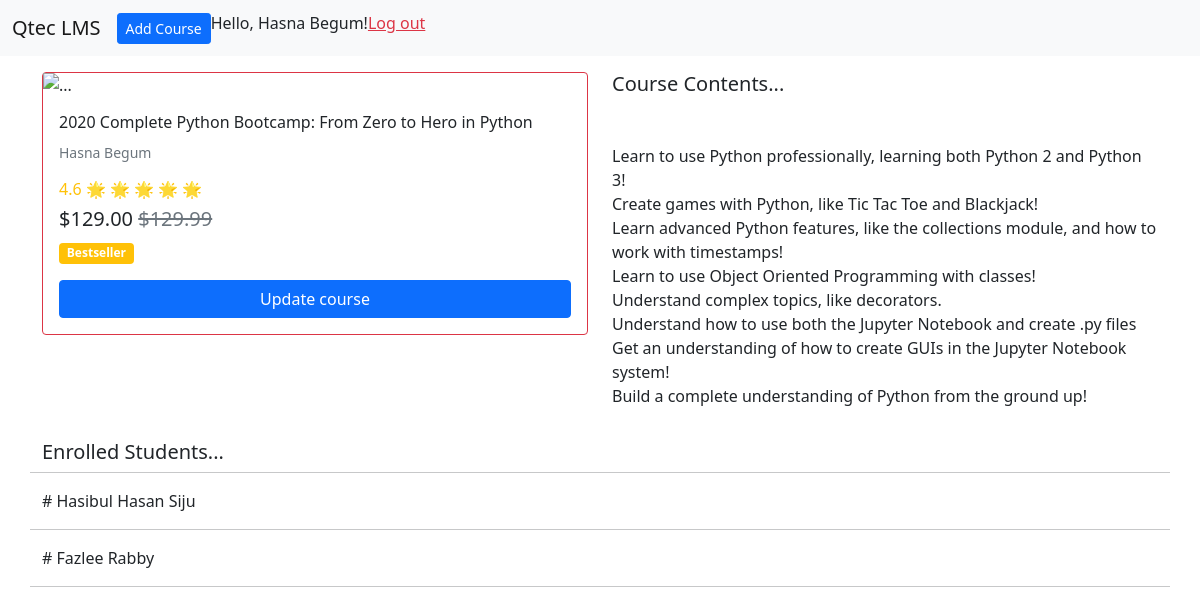
The app's page /course/1 (signed in) with its own data.
### core/models.py (models this page shows, shortened)
class Teacher(models.Model):
    user = models.OneToOneField(User, null=True, on_delete=models.CASCADE)
    name = models.CharField(max_length=200)
    def __str__(self):
        return self.name

class Course(models.Model):
    title = models.CharField(max_length=200)
    cost = models.DecimalField(max_digits=5, decimal_places=2)
    contents = models.TextField(max_length=1000, blank=True)
    students = models.ManyToManyField(
        Student, blank=True, through='Enrollment')
    teacher = models.ForeignKey(Teacher, null=True, on_delete=models.CASCADE)

class Student(models.Model):
    user = models.OneToOneField(User, null=True, on_delete=models.CASCADE)
    name = models.CharField(max_length=200)

### core/views.py (the view)
# urls.py: path('course/<str:pk>', views.course_detail),
def course_detail(request, pk):
    course = Course.objects.get(id=pk)
    students = course.students.all()
    print(request.user)
    try:
        if request.user.student:
            not_student = False
            hasib = Student.objects.get(pk=request.user.student.id)
            try:
                if hasib.course_set.get(id=pk):
                    enrolled = True
                else:
                    enrolled = False
            except Course.DoesNotExist:
                enrolled = False
    except AttributeError:
        enrolled = False
        not_student = True
    context = {'course': course, 'students': students,
               'not_student': not_student, 'enrolled': enrolled}
    return render(request, 'core/course_detail.html', context)

### core/templates/core/course_detail.html (shortened to what this page needs)
{% extends 'core/base.html' %} {% block content %}
<div class="row">
  <div class="col">
    <div class="card border-danger">
      <img
        src="https://img-b.udemycdn.com/course/240x135/567828_67d0.jpg?secure=QJrwzi_5KvxLoqUXNJdCKQ%3D%3D%2C1604217487"
        alt="..."
        width="300px"
      />
      <div class="card-body">
        <h6 class="card-title">{{course.title}}</h6>
        <p class="text-secondary"><small>{{course.teacher}}</small></p>
        <h6 class="text-warning">4.6 🌟 🌟 🌟 🌟 🌟</h6>
        <h5>
          ${{course.cost}}
          <span class="text-secondary"><del>$129.99</del></span>
        </h5>
        <span class="badge bg-warning mb-3">Bestseller</span><br />
        {% if not_student %} {%if request.user.groups.exists %}
        {%ifequal course.teacher.id request.user.teacher.id %}
        <a
          href="/update-course/{{course.id}}"
          style="width: 100%"
          class="btn btn-primary"
          >Update course</a
        >
        {%endifequal%}{%endif%} {% endif %}
      </div>
    </div>
  </div>
  <div class="col">
    <h5 class="mb-5">Course Contents...</h5>
    <p>{{course.contents|linebreaks}}</p>
  </div>
</div>
<div class="row mt-3">
  <h5>Enrolled Students...</h5>
  <hr />
  {% for student in students %}
  <p># {{student.name}}</p>
  <hr />
  {%endfor%}
</div>
{% endblock content %}

### core/templates/core/navbar.html (shortened to what this page needs)
<nav class="navbar navbar-expand-lg navbar-light bg-light mb-3">
  <div class="container-fluid">
    <a class="navbar-brand" href="/">Qtec LMS</a>
    <div class="collapse navbar-collapse" id="navbarSupportedContent">
      <ul class="navbar-nav mr-auto mb-2 mb-lg-0">
        <li class="nav-item">
          {%if request.user.is_authenticated%} {%if request.user.teacher%}
          <a class="btn btn-sm btn-primary" href="/add-course">Add Course</a>
          {%endif%} {%else%}
          <a class="text-danger" href="/teacher">Teach on Qtec</a>
          {%endif%}
        </li>
      </ul>
      <form class="d-flex">
        {%if request.user.is_authenticated%} {% if request.user.is_staff%}
        <h6>Hello, Admin!</h6>
        <h6><a href="/admin" class="ml-2 text-success">Dashboard</a></h6>
        {%else%}
        <h6>
          Hello, {{request.user.student.name}}{{request.user.teacher.name}}!
        </h6>
        {%endif%}
        <h6><a href="/logout" class="ml-2 text-danger">Log out</a></h6>
        {%else%}
        <a href="/login" class="btn btn-outline-success mr-2" type="submit">
          Log in
        </a>
        <a href="/signup" class="btn btn-success" type="submit">Sign up</a>
        {%endif%}
      </form>
    </div>
  </div>
</nav>

### records on screen
Course: title "2020 Complete Python Bootcamp: From Zero to Hero in Python", teacher "Hasna Begum", cost "129.00", contents "Learn to use Python professionally, learning both Python 2 and Python 3! Create games with Python, like Tic Tac Toe and Blackjack! Learn advanced Python features, like the collections module, and how to work with timestamps! Learn to use Object Oriented Programming with classes! Understand complex topics, like decorators. Understand how to use both the Jupyter Notebook and create .py files Get an understanding of how to create GUIs in the Jupyter Notebook system! Build a complete understanding of Python from the ground up!"
Student: name "Hasibul Hasan Siju"
Student: name "Fazlee Rabby"

### other values on screen
{{ request.user.teacher.name }} "Hasna Begum"
